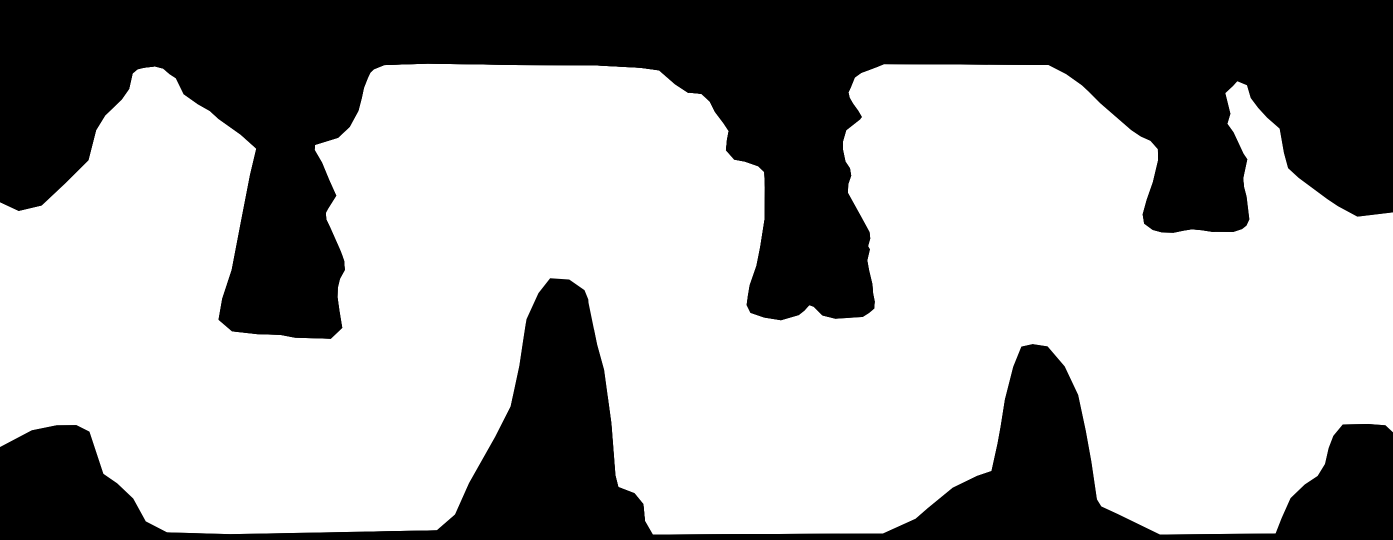
#> input picture docs/reference/nivel2/pasillo/limite_de_pasillo.png, 2786 x 1080 px, found by its file name (shown at 1/2 size)
$ python calcular_colision.py
#> lines starting #> are read from the running program, lines starting #| are printed output that depends on the picture
"""Saca la colisión del pasillo de Medusa (cueva_medusa) de la máscara de la diseñadora.

  python3 -I tools/zonas/pasillo/calcular_colision.py [vista_previa.png]

Entrada (2026-11-23, mandada por la diseñadora para ampliar la zona previa a Medusa):
  docs/reference/nivel2/pasillo/limite_de_pasillo.png
      2786×1080 RGBA, el lienzo del fondo píxel a píxel: lo NEGRO (alfa) no se pisa. Tiene la forma
      de los pilares, de las rocas de los bordes y del muro de arriba; el resto es suelo. Sustituye a
      los dos trazos rojos de la versión anterior (disenadora_inferior/superior.png), que dejaban
      un pasillo serpenteante muy estrecho: así «no se pierde el espacio».
Además de la máscara se suma la silueta de cada Decorado del pasillo (cristales, estatuas y rocas
del sur): la máscara no lleva las estatuas de arriba (la diseñadora pidió antes que no se
atraviesen) y se queda corta en la punta de dos cristales y en un trozo de roca del sur.
Salida: tools/zonas/pasillo/colision_pasillo.json (polígonos en px de mundo, escala 0,4) y las
posiciones de los enemigos. `aplicar_colision.py` lo pasa a la escena.
"""
import json, re, sys
import numpy as np
from PIL import Image
from scipy import ndimage as ndi
from skimage import measure

RAIZ = "docs/reference/nivel2/pasillo/"
ESCENA = "scenes/levels/cueva_medusa.tscn"
S = 0.4                     # px de mundo por px del lienzo del fondo
PAD = 60                    # px de lienzo que los bloqueos se prolongan fuera del dibujo
TOLERANCIA = 2.0            # px de lienzo al simplificar los contornos (0,8 px de mundo)
MARGEN_OBJETOS = 6          # px de lienzo (~2,4 de mundo) que se ensancha la silueta de cada objeto
HOLGURA = 24.0              # holgura mínima (px de mundo) alrededor de un enemigo
ENTRADA_IZQ, ENTRADA_DER = (50, 215), (1064, 215)   # desde_isla / desde_jefe

limite = np.asarray(Image.open(RAIZ + "limite_de_pasillo.png"))[..., 3].astype(float) / 255
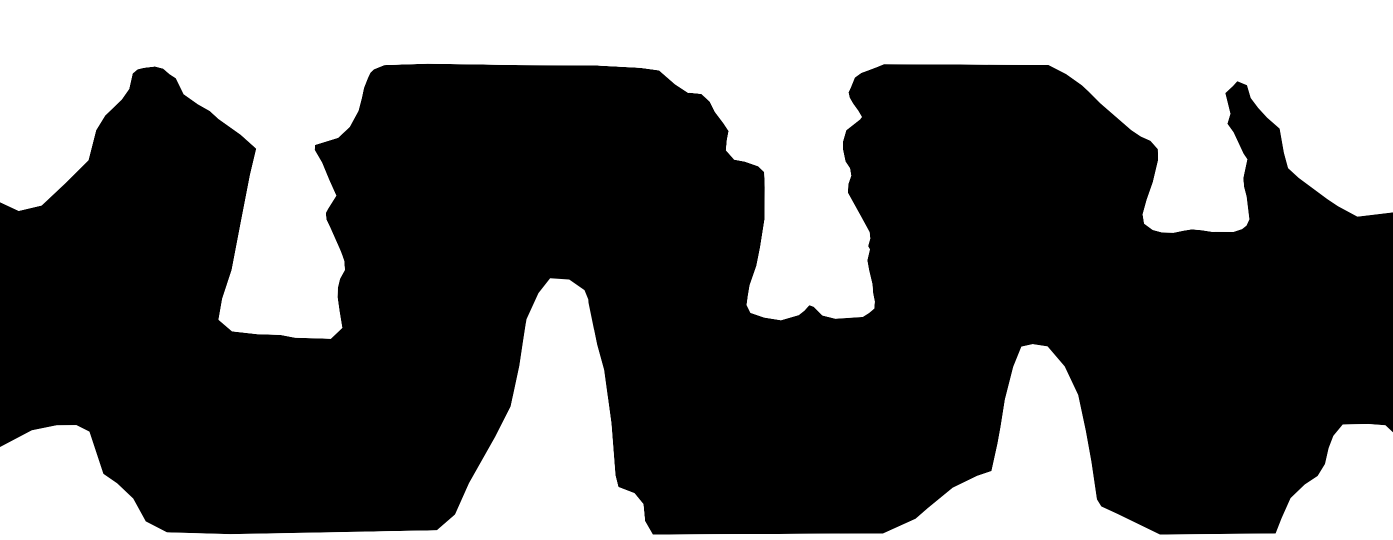
#> limite: shape (1080, 2786) float64 (shown at 1/2 size); min 0, max 1, mean 0.371
H, W = limite.shape
#> H = 1080; W = 2786

# Siluetas de los Decorados del pasillo (PasilloCristal*, PasilloEstatua*, PasilloRocas* de la escena,
# a escala 0,4 = 1 px de lienzo).
#> (the run stopped early here; a loop or call above may not have finished)
